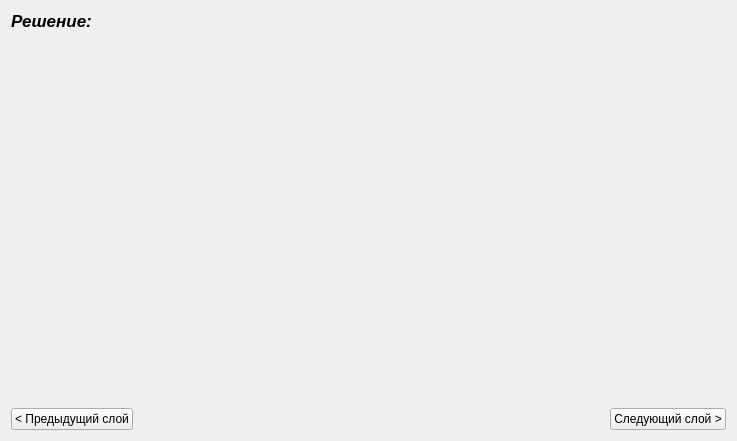
<?xml version="1.0" encoding="UTF-8"?>
<ui version="4.0">
 <class>Diagram</class>
 <widget class="QWidget" name="Diagram">
  <property name="geometry">
   <rect>
    <x>0</x>
    <y>0</y>
    <width>737</width>
    <height>441</height>
   </rect>
  </property>
  <property name="sizePolicy">
   <sizepolicy hsizetype="Expanding" vsizetype="Expanding">
    <horstretch>0</horstretch>
    <verstretch>0</verstretch>
   </sizepolicy>
  </property>
  <property name="minimumSize">
   <size>
    <width>200</width>
    <height>400</height>
   </size>
  </property>
  <property name="windowTitle">
   <string>Form</string>
  </property>
  <layout class="QVBoxLayout" name="verticalLayout">
   <item>
    <widget class="QLabel" name="label">
     <property name="font">
      <font>
       <pointsize>13</pointsize>
       <weight>75</weight>
       <italic>true</italic>
       <bold>true</bold>
      </font>
     </property>
     <property name="text">
      <string>Решение:</string>
     </property>
    </widget>
   </item>
   <item>
    <layout class="QGridLayout" name="gridLayout">
     <item row="1" column="2">
      <layout class="QHBoxLayout" name="nextLayout">
       <item>
        <spacer name="nextSpacer">
         <property name="orientation">
          <enum>Qt::Horizontal</enum>
         </property>
         <property name="sizeHint" stdset="0">
          <size>
           <width>40</width>
           <height>20</height>
          </size>
         </property>
        </spacer>
       </item>
       <item>
        <widget class="QPushButton" name="nextButton">
         <property name="text">
          <string>Следующий слой &gt;</string>
         </property>
         <property name="autoDefault">
          <bool>false</bool>
         </property>
        </widget>
       </item>
      </layout>
     </item>
     <item row="1" column="1">
      <widget class="QLabel" name="currLayer">
       <property name="font">
        <font>
         <weight>75</weight>
         <italic>true</italic>
         <bold>true</bold>
        </font>
       </property>
       <property name="text">
        <string/>
       </property>
       <property name="alignment">
        <set>Qt::AlignCenter</set>
       </property>
      </widget>
     </item>
     <item row="1" column="0">
      <layout class="QHBoxLayout" name="prevLayout">
       <item>
        <widget class="QPushButton" name="prevButton">
         <property name="text">
          <string>&lt; Предыдущий слой</string>
         </property>
        </widget>
       </item>
       <item>
        <spacer name="prevSpacer">
         <property name="orientation">
          <enum>Qt::Horizontal</enum>
         </property>
         <property name="sizeHint" stdset="0">
          <size>
           <width>40</width>
           <height>20</height>
          </size>
         </property>
        </spacer>
       </item>
      </layout>
     </item>
     <item row="0" column="0" colspan="3">
      <widget class="QCustomPlot" name="diagram" native="true">
       <property name="sizePolicy">
        <sizepolicy hsizetype="Expanding" vsizetype="Expanding">
         <horstretch>0</horstretch>
         <verstretch>0</verstretch>
        </sizepolicy>
       </property>
       <property name="minimumSize">
        <size>
         <width>0</width>
         <height>0</height>
        </size>
       </property>
      </widget>
     </item>
    </layout>
   </item>
  </layout>
 </widget>
 <customwidgets>
  <customwidget>
   <class>QCustomPlot</class>
   <extends>QWidget</extends>
   <header>CustomPlot/qcustomplot.h</header>
   <container>1</container>
  </customwidget>
 </customwidgets>
 <resources/>
 <connections/>
</ui>
